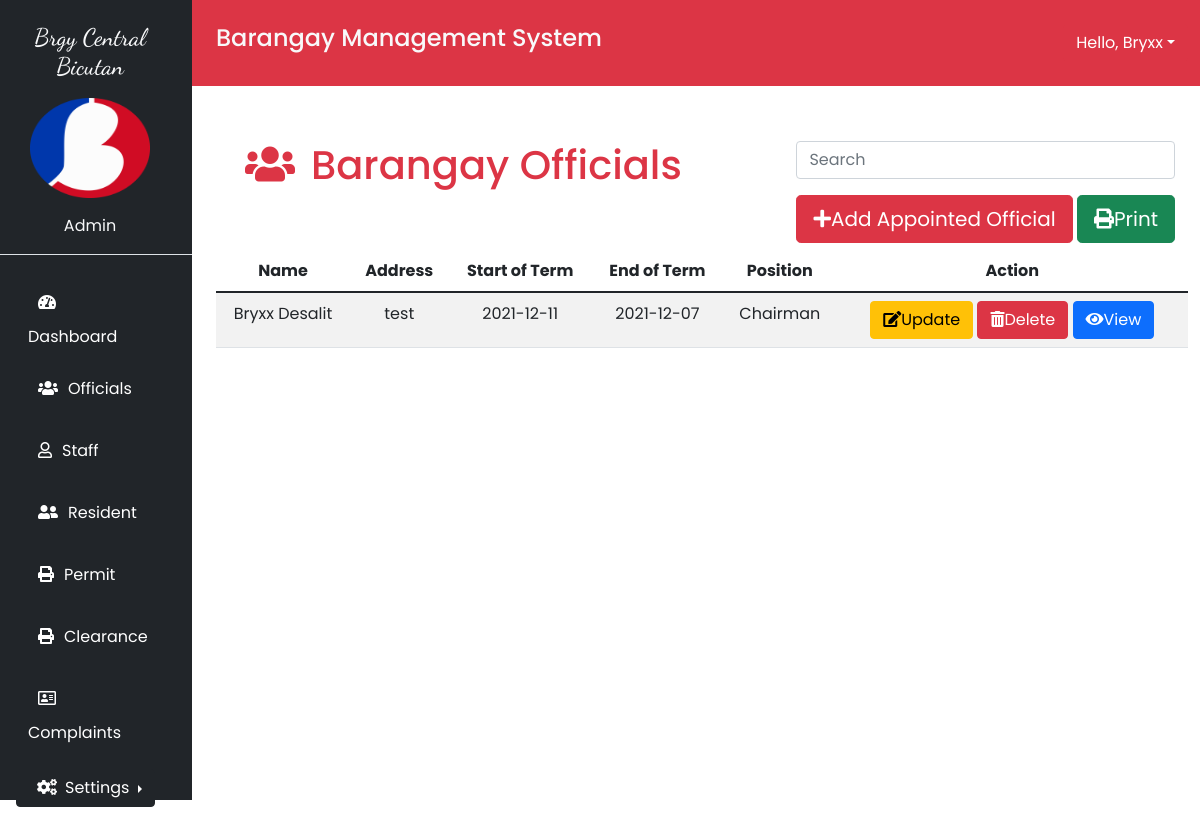
Screenshot of /officials.php (signed in) with the database file from the repository.
### tables this page shows
CREATE TABLE `tbl_info` (
  `id` int(11) NOT NULL,
  `barangayname` varchar(255) NOT NULL,
  `city` varchar(255) NOT NULL,
  `zipcode` int(20) NOT NULL,
  `images` varchar(250) NOT NULL
);

CREATE TABLE `tblofficial` (
  `id` int(11) NOT NULL,
  `Name` varchar(250) NOT NULL,
  `Address` varchar(250) NOT NULL,
  `Contactnumber` bigint(20) NOT NULL,
  `StartofTerm` date NOT NULL,
  `EndofTerm` date NOT NULL,
  `Position` text NOT NULL
);

### officials.php (the view, shortened to what this page needs)
<?php
require_once 'conn.php';
?>
<html lang="en">
<head>
    <link href="https://cdn.jsdelivr.net/npm/bootstrap@5.1.2/dist/css/bootstrap.min.css" rel="stylesheet">
    <link rel="stylesheet" href="https://use.fontawesome.com/releases/v5.15.4/css/all.css">
    <link rel="stylesheet" href="css/custom.css">
    <link href="https://fonts.googleapis.com/css2?family=Poppins:ital,wght@0,100;0,200;0,300;0,400;1,100;1,200;1,300&display=swap" rel="stylesheet"></head>
<body>
    <div class="row">
        <?php include 'sidebar.php'; ?>
          <div class="col-sm-10 p-0">
              <div class="bg-danger w-100 text-light p-4 d-flex justify-content-between">
                    <div>
                    <h4>Barangay Management System</h4>
                    </div>
                      <div class="btn-group">
                        <button type="button" class="btn btn-danger dropdown-toggle float-right" data-bs-toggle="dropdown">Hello, <?php echo ucwords($_SESSION['name']); ?></button>
                      </div>
                </div>
              <div class="container-fluid">
                  <div class="btn mt-5 d-sm-flex justify-content-between">
                          <div class="header">
                            <h1 class="text-danger"><i class="fas fa-users px-3"></i>Barangay Officials</h1>
                          </div>
                          <div class="button">
                          <input type="text" placeholder="Search" id="myInput" class="form-control mb-3">
                          <button data-bs-toggle="modal" data-bs-target="#addrecord" class="btn btn-danger btn-lg"><i class="fas fa-plus"></i>Add Appointed Official</button>
                          <button type="submit" class="btn btn-success btn-lg" onclick="Export()"><i class="fas fa-print"></i>Print</button>
                          </div>
                  </div>
              </div>
              <div class="container-fluid">
                <div class="row">
                  <div class="col-md-12">
                    <div class="table-responsive">
                    <table class="table table-striped text-center">
                      <thead >
                        <th>Name</th>
                        <th>Address</th>
                        <th>Start of Term</th>
                        <th>End of Term</th>
                        <th>Position</th>
                        <th>Action</th>
                      </thead>
                      <tbody id="myTable">
                    	<?php
                            include('conn.php');
                            $query=mysqli_query($conn,"select * from `tblofficial`");
                            while($row=mysqli_fetch_array($query)){
                              ?>
                              <tr">
                                <td><?php echo ($row['Name']); ?></td>
                                <td><?php echo ($row['Address']); ?></td>
                                <td><?php echo ($row['StartofTerm']); ?></td>
                                <td><?php echo ($row['EndofTerm']); ?></td>
                                <td><?php echo ($row['Position']); ?></td>
                                <td>
                                <button data-bs-toggle="modal" data-bs-target="#edit<?php echo $row['id'];?>" class="btn btn-warning"><i class="fas fa-edit"></i>Update</button>
                                <button data-bs-toggle="modal" data-bs-target="#del-official<?php echo $row['id']; ?>" class="btn btn-danger"><i class="fas fa-trash-alt"></i>Delete</button>
                                <button data-bs-toggle="modal" data-bs-target="#view-official<?php echo $row['id']; ?>" class="btn btn-primary"><i class="fas fa-eye"></i>View</button>
                              </td>
                              <?php
                            }
                          ?>
                      </tbody>
                    </table>
                    </div>
                  </div>
                </div>
              </div>
          </div>
     </div>
</body>
</html>

### sidebar.php (shortened to what this page needs)
<div class="col-sm-2 bg-dark text-light p-0 " style="height: 100vh;">
            <?php
            include('conn.php');
              $query = mysqli_query($conn,"SELECT * from `tbl_info`");
            while($row=mysqli_fetch_array($query)){
            ?>
            <div class="header container mt-4 border-bottom">
                <h4 class="text-center mb-3"><?php echo ($row['barangayname']); ?></h4>
                <img src="<?php echo ($row['images']); ?>" alt="user" class=" mx-auto d-block" style="width:120px;height: 100px;">
                <p class="text-center mt-3"><?php echo ucwords($_SESSION['role']); ?></p>
            </div>
            <?php
            }
            ?>
            <div class="container mt-3">
                <ul class="nav flex-column text-left">
                <?php if($_SESSION['role'] == 'Admin'){ ?>
                <li class="nav-item">
                    <a class="nav-link" href="dashboard.php"><i class="fas fa-tachometer-alt"></i>Dashboard</a>
                </li>
                <li class="nav-item">
                    <a class="nav-link" href="officials.php"><i class="fas fa-users"></i>Officials</a>
                </li>
                <li class="nav-item">
                    <a class="nav-link" href="bms-staff.php"><i class="far fa-user"></i>Staff</a>
                </li>
                <li class="nav-item">
                    <a class="nav-link" href="resident.php"><i class="fas fa-user-friends"></i>Resident</a>
                </li>
                <li class="nav-item">
                    <a class="nav-link" href="business_permit.php"><i class="fas fa-print"></i>Permit</a>
                </li>
                <li class="nav-item">
                    <a class="nav-link" href="barangay_clearance.php"><i class="fas fa-print"></i>Clearance</a>
                </li>
                <li class="nav-item">
                    <a class="nav-link" href="complaints.php"><i class="far fa-address-card"></i>Complaints</a>
                </li>
                <div class="dropdown dropend px-1 py-3">
                <button type="button" class="btn btn-dark dropdown-toggle" data-bs-toggle="dropdown">
                <i class="fas fa-cogs px-2"></i>Settings
                </button>
                </div>
                <?php }; ?>
                </ul>
            </div>
        </div>

### css/custom.css (style rules this page uses)
* { font-family: 'Poppins', sans-serif; margin: 0; padding: 0; box-sizing: border-box; }
.nav-item a { color: white; }
.nav-item i { padding: 15px 10px; }
.header h4 { font-family: 'Dancing Script', cursive; }

### rows the page displays
tbl_info: barangayname "Brgy Central Bicutan", images (picture)
tblofficial: Name "Bryxx Desalit", Address "test", StartofTerm "2021-12-11", EndofTerm "2021-12-07", Position "Chairman"

### other values shown
$_SESSION['name'] "Bryxx"
